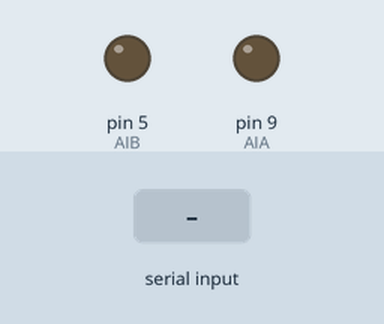
Bench run of a sketch on a simulated Arduino Uno, built with avr-gcc and run on an emulated ATmega328P. On the bench: output pins drawn as LEDs (lit = HIGH). Inputs (shaded band) come from the test bench.

Above: at 1.2 s.
1.3 s: "90,45\n" received over Serial
At 2.2 s:
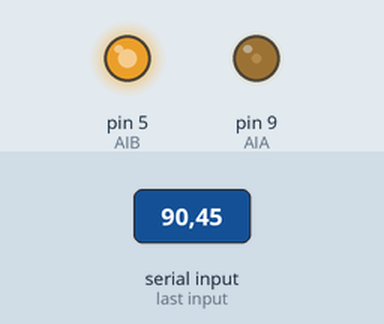
2.8 s: "30,150\n" received over Serial
At 3.4 s:
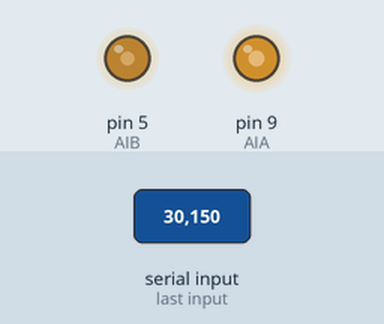
4.3 s: "90\n" received over Serial
At 5.5 s:
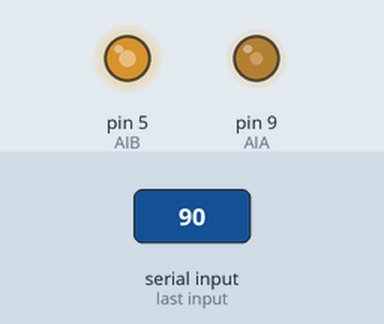
5.8 s: "200\n" received over Serial
At 6.8 s:
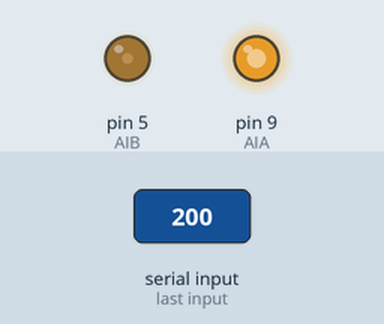
Timing chart, 0 to 8.3 s (numbered marks = the images above; inputs shaded):
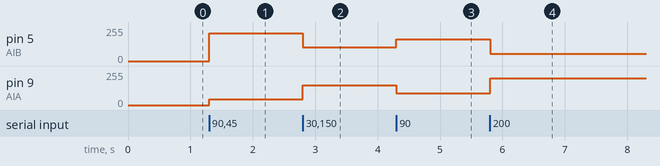

Measured:
- after the input at 1.3 s, pin 5 (AIB): 0/255 → 210/255 at once; pin 9 (AIA): 0/255 → 45/255 at once
- after the input at 2.8 s, pin 5 (AIB): 210/255 → 105/255 at once; pin 9 (AIA): 45/255 → 150/255 at once
- after the input at 4.3 s, pin 5 (AIB): 105/255 → 165/255 at once; pin 9 (AIA): 150/255 → 90/255 at once
- after the input at 5.8 s, pin 5 (AIB): 165/255 → 55/255 at once; pin 9 (AIA): 90/255 → 200/255 at once

The sketch:

GarraBT.ino
```cpp
/* Baudios del Bluetooth*/
#define HC05              38400
#define BQ_ZUM_BT         19200
#define bufferSize 1

char myBuffer[bufferSize];
/* Buffer datos */
int ByteEntrada = 128;

int i = 0;
int nChar = 0;

String cmd;

/* Conexiones del motor CC */
int AIA = 9;  // (pwm) pin 9 connected to pin A-IA
int AIB = 5;  // (pwm) pin 5 connected to pin A-IB

/* Valores para enviar al motor */
int valA;
int valB;

void setGarra(int btValor){
//Damos un margen de seguridad dentro del cual el motor se para
  if ((btValor > 120) && (btValor < 140)) {
      stopM();
  }
  else {
      valA = btValor;
      valB = map(btValor, 0, 255, 255, 0);

      analogWrite(AIA, valA);
      analogWrite(AIB, valB);
  }
}

void stopM(){

  digitalWrite(AIA, HIGH);
  digitalWrite(AIB, HIGH);

}

void setup() {
  Serial.begin(BQ_ZUM_BT);
  Serial.flush();
  pinMode(AIA, OUTPUT); // set pins to output
  pinMode(AIB, OUTPUT);
//  Serial.begin(9600);

}

void loop() {
  while(Serial.available()>0){
    int ByteEntrada = Serial.parseInt();

    if (Serial.read() == '\n'){
      ByteEntrada = constrain(ByteEntrada, 0, 255);
      setGarra(ByteEntrada);
    }
  }
}
```
